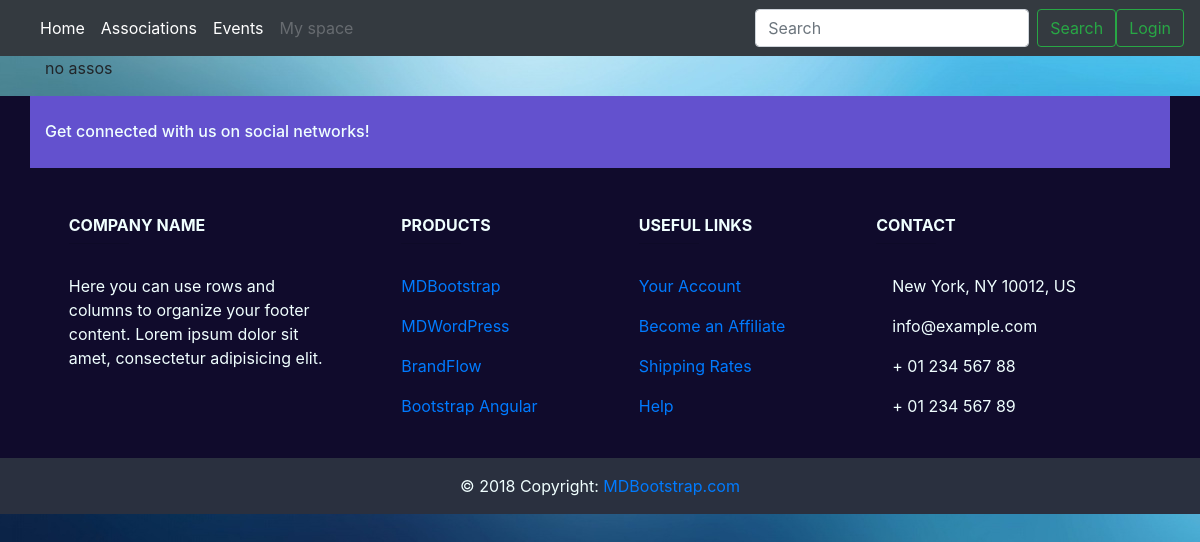
Page /assos/ on the earlier database version.
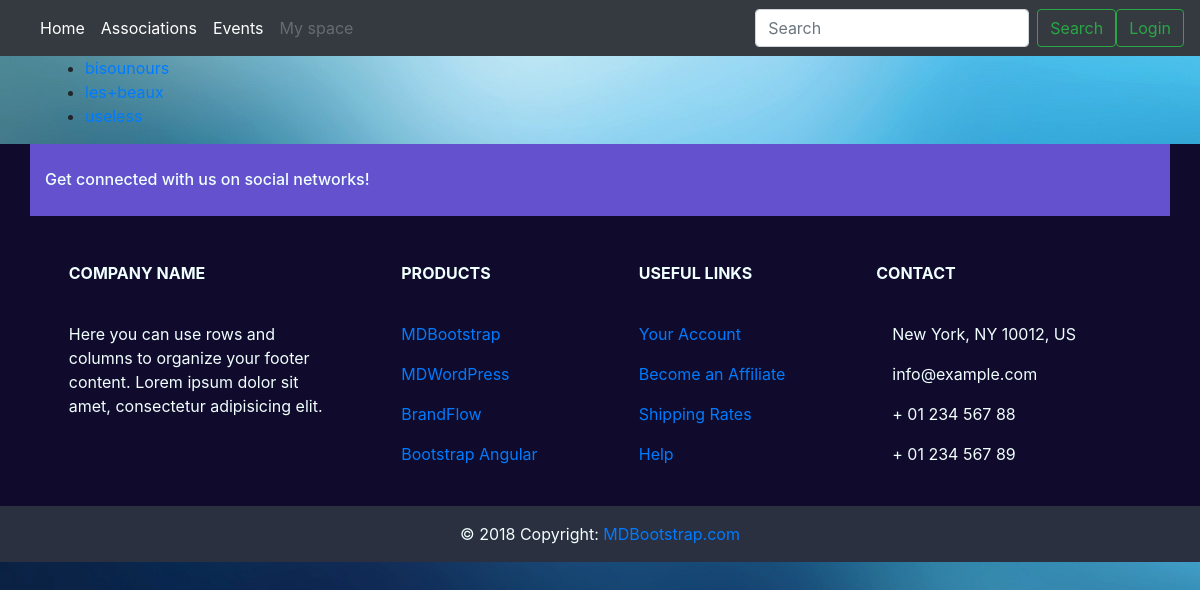
Same page on the later database version.
### event/models.py (models this page shows, shortened)
class Association(models.Model):
    name = models.CharField(_("Name"), max_length=64, unique=True)
    class Meta:
        verbose_name = _("Association")
        verbose_name_plural = _("Associations")

### event/views.py (the view)
# urls.py: path('assos/', views.AssosView.as_view(), name='assos'),
class AssosView(generic.ListView):
    template_name = 'assos_list.html'
    context_object_name = 'assos'
    def get_queryset(self):
        return Association.objects.all().order_by("name")

### templates/assos_list.html
{% extends "base.html" %}
{% load static %}
{%block content %}
        {% if assos %}
        <ul>
        {% for asso in assos %}
        <li><a href="{% url 'event:asso_detail' asso.id %}">{{ asso.name }}</a></li>
        {% endfor %}
        </ul>
        {% else %}
        <p> no assos </p>
        {% endif %}
{% endblock content %}

### templates/base.html (shortened to what this page needs)
<!DOCTYPE html>
<html lang="en">
  <head>
    {% load static %}
    <link rel="stylesheet" href="{% static "css/bootstrap.css" %}">
    <link rel="stylesheet" href="{% static "css/style.css" %}">
</head>
<body>
    <div>{% block navbar %}{% include "includes/mainmenu.html" %}{% endblock navbar %}</div>
    <main class="container">
        <div id="content">
            {% block content %}{% endblock %}
        </div>
    </main>
    <div>
    {% block footer %}
    <footer class="page-footer font-small unique-color-dark">
          <div class="container page-footer-top">
            <div class="row py-4 d-flex align-items-center">
              <div class="col-md-6 col-lg-5 text-center text-md-left mb-4 mb-md-0">
                <h6 class="mb-0">Get connected with us on social networks!</h6>
              </div>
              <div class="col-md-6 col-lg-7 text-center text-md-right">
                <a class="fb-ic">
                </a>
                <a class="tw-ic">
                </a>
                <a class="gplus-ic">
                </a>
                <a class="li-ic">
                </a>
              </div>
            </div>
          </div>
        <div class="container text-center text-md-left mt-5">
          <div class="row mt-3">
            <div class="col-md-3 col-lg-4 col-xl-3 mx-auto mb-4">
              <h6 class="text-uppercase font-weight-bold">Company name</h6>
              <hr class="deep-purple accent-2 mb-4 mt-0 d-inline-block mx-auto" style="width: 60px;">
              <p>Here you can use rows and columns to organize your footer content. Lorem ipsum dolor sit amet,
                consectetur
                adipisicing elit.</p>
            </div>
            <div class="col-md-2 col-lg-2 col-xl-2 mx-auto mb-4">
              <h6 class="text-uppercase font-weight-bold">Products</h6>
              <hr class="deep-purple accent-2 mb-4 mt-0 d-inline-block mx-auto" style="width: 60px;">
              <p>
                <a href="#!">MDBootstrap</a>
              </p>
              <p>
                <a href="#!">MDWordPress</a>
              </p>
              <p>
                <a href="#!">BrandFlow</a>
              </p>
              <p>
                <a href="#!">Bootstrap Angular</a>
              </p>
            </div>
            <div class="col-md-3 col-lg-2 col-xl-2 mx-auto mb-4">
              <h6 class="text-uppercase font-weight-bold">Useful links</h6>
              <hr class="deep-purple accent-2 mb-4 mt-0 d-inline-block mx-auto" style="width: 60px;">
              <p>
                <a href="#!">Your Account</a>
              </p>
              <p>
                <a href="#!">Become an Affiliate</a>
              </p>
              <p>
                <a href="#!">Shipping Rates</a>
              </p>
              <p>
                <a href="#!">Help</a>
              </p>
            </div>
            <div class="col-md-4 col-lg-3 col-xl-3 mx-auto mb-md-0 mb-4">
              <h6 class="text-uppercase font-weight-bold">Contact</h6>
              <hr class="deep-purple accent-2 mb-4 mt-0 d-inline-block mx-auto" style="width: 60px;">
              <p>
                 New York, NY 10012, US</p>
              <p>
                 info@example.com</p>
              <p>
                 + 01 234 567 88</p>
              <p>
                 + 01 234 567 89</p>
            </div>
          </div>
        </div>
        <div class="footer-copyright text-center py-3">© 2018 Copyright:
          <a href="https://mdbootstrap.com/education/bootstrap/"> MDBootstrap.com</a>
        </div>
    </footer>
    {% endblock footer %}
    </div>
</body>
</html>

### templates/includes/mainmenu.html (shortened to what this page needs)
<nav class="navbar navbar-dark bg-dark navbar-expand-lg">
  <div class="collapse navbar-collapse" id="navbarSupportedContent">
    <ul class="navbar-nav mr-auto">
      <li class="nav-item active">
          <a class="nav-link" href="{% url 'event:index' %}">Home <span class="sr-only">(current)</span></a>
      </li>
      <li class="nav-item active">
          <a class="nav-link" href="{% url 'event:assos' %}">Associations</a>
      </li>
      <li class="nav-item active">
          <a class="nav-link" href="{% url 'event:events' %}">Events</a>
      </li>
      {% if user.is_authenticated %}
      <li class="nav-item dropdown">
        <a class="nav-link dropdown-toggle" href="#" id="navbarDropdown" role="button" data-toggle="dropdown" aria-haspopup="true" aria-expanded="false">
          My space
        </a>
        <div class="dropdown-menu" aria-labelledby="navbarDropdown">
          <a class="dropdown-item" href="{% url 'event:profile' %}">My profile</a>
          <a class="dropdown-item" href="{% url 'event:my_assos' %}">My associations</a>
          <div class="dropdown-divider"></div>
          <a class="dropdown-item" href="#">My upcoming events</a>
        </div>
      </li>
    {% else %}
      <li class="nav-item">
        <a class="nav-link disabled" href="#">My space</a>
      </li>
    {% endif %}
    </ul>
    <form class="form-inline my-2 my-lg-0">
      <input class="form-control mr-sm-2" type="search" placeholder="Search" aria-label="Search">
      <button class="btn btn-outline-success my-2 my-sm-0" type="submit">Search</button>
    </form>
    {% if user.is_authenticated %}
        <a href="{% url 'logout' %}"><button class="btn btn-outline-success my-2 my-sm-0">Logout</button></a>
    {% else %}
        <a href="{% url 'login' %}"><button class="btn btn-outline-success my-2 my-sm-0">Login</button></a>
    {% endif %}
  </div>
</nav>

### static/css/style.css (style rules this page uses)
body { background-image: url(../img/wallpaper.jpg); }
.page-footer-top { background-color: #6351ce; }
.page-footer { color: azure; background-color: #100b2c; border: 5px; }
.footer-copyright { background-color:#2a303f; }

Differences in the rows shown:
added Association: name "bisounours"
added Association: name "les+beaux"
Other differences:
text no longer shown: "no assos"
